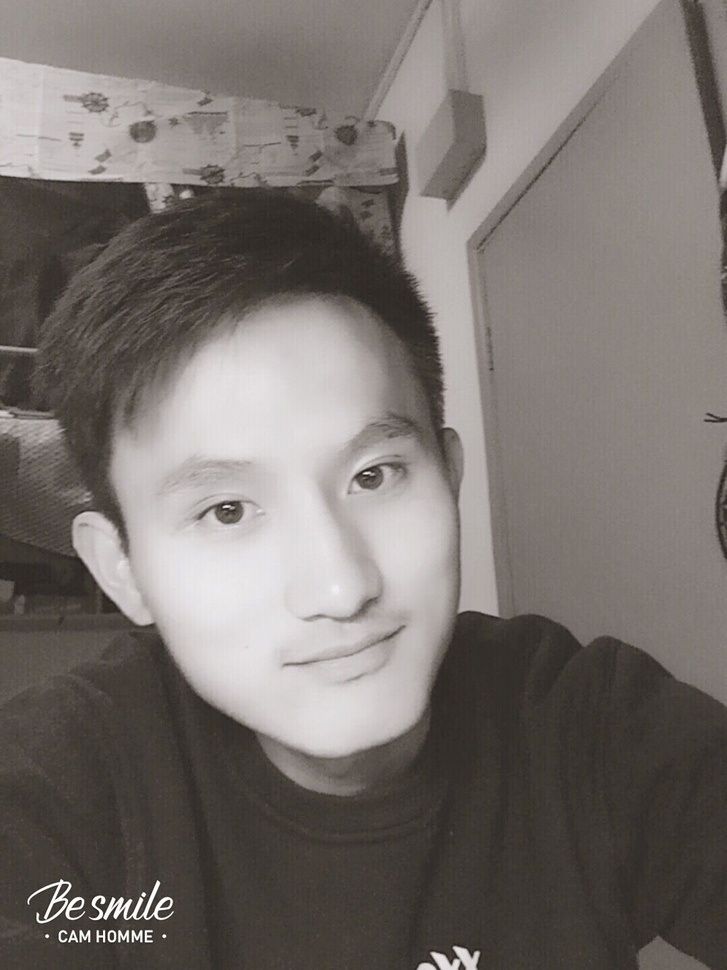
#> input picture src/homework/me.jpg, 727 x 970 px, shrunk from 1080 x 1440 before the run
$ python MyTest.py
#> lines starting #> are read from the running program, lines starting #| are printed output that depends on the picture
import numpy as np
import cv2
from matplotlib import pyplot as plt

imgpath = 'me.jpg'
img = cv2.imread(imgpath)
#> img is the input picture: shape (970, 727, 3); mean B, G, R 108.9, 113, 119.2

# 预先绘制图片
fig = plt.figure()
plt.subplot(121), plt.imshow(cv2.cvtColor(img, cv2.COLOR_BGR2RGB))
plt.subplot(122), plt.imshow(cv2.cvtColor(img, cv2.COLOR_BGR2RGB))
plt.colorbar()
plt.show()
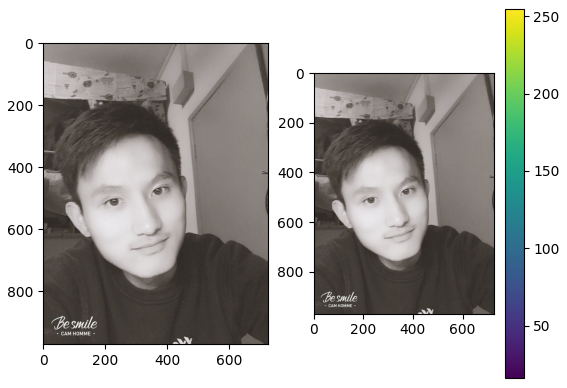
#> figure drawn by matplotlib, 3 panels


def OnClick(event):
    # 获取当鼠标"按下"的时候，鼠标的位置
    global Coords1x, Coords1y
    if event.button == 1:
        Coords1x = int(event.xdata)
        Coords1y = int(event.ydata)
        # print("1x1y" + str(Coords1x) + str(Coords1y))


def OnMouseMotion(event):
    # 获取当鼠标"移动"的时候，鼠标的位置
    global Coords2x, Coords2y
    if event.button == 1:
        Coords2x = int(event.xdata)
        Coords2y = int(event.ydata)
        # print("2x2y" + str(Coords2x) + str(Coords2y))


def OnMouseRelease(event):
    if event.button == 1:
        fig = plt.gca()
        img = cv2.imread(imgpath)
        # 创建一个与所加载图像同形状的Mask
        mask = np.zeros(img.shape[:2], np.uint8)

        # 算法内部使用的数组,你必须创建两个np.float64 类型的0数组,大小是(1, 65)
        bgdModel = np.zeros((1, 65), np.float64)
        fgdModel = np.zeros((1, 65), np.float64)

        # 计算人工前景的矩形区域(rect.x,rect.y,rect.width,rect.height)
        rect = (Coords1x, Coords1y, Coords2x - Coords1x, Coords2y - Coords1y)
        print(rect)
        iterCount = 5
        cv2.grabCut(img, mask, rect, bgdModel, fgdModel, iterCount, cv2.GC_INIT_WITH_RECT)

        mask2 = np.where((mask == 2) | (mask == 0), 0, 1).astype('uint8')
        img = img * mask2[:, :, np.newaxis]
        plt.subplot(121), plt.imshow(cv2.cvtColor(img, cv2.COLOR_BGR2RGB))
        plt.subplot(122), plt.imshow(
            cv2.cvtColor(cv2.imread(imgpath), cv2.COLOR_BGR2RGB))
        fig.figure.canvas.draw()


# 连接鼠标点击事件
fig.canvas.mpl_connect('button_press_event', OnClick)
# 连接鼠标移动事件
fig.canvas.mpl_connect('motion_notify_event', OnMouseMotion)
fig.canvas.mpl_connect('button_release_event', OnMouseRelease)

$ run again, with src/homework/qi.jpg copied over src/homework/me.jpg
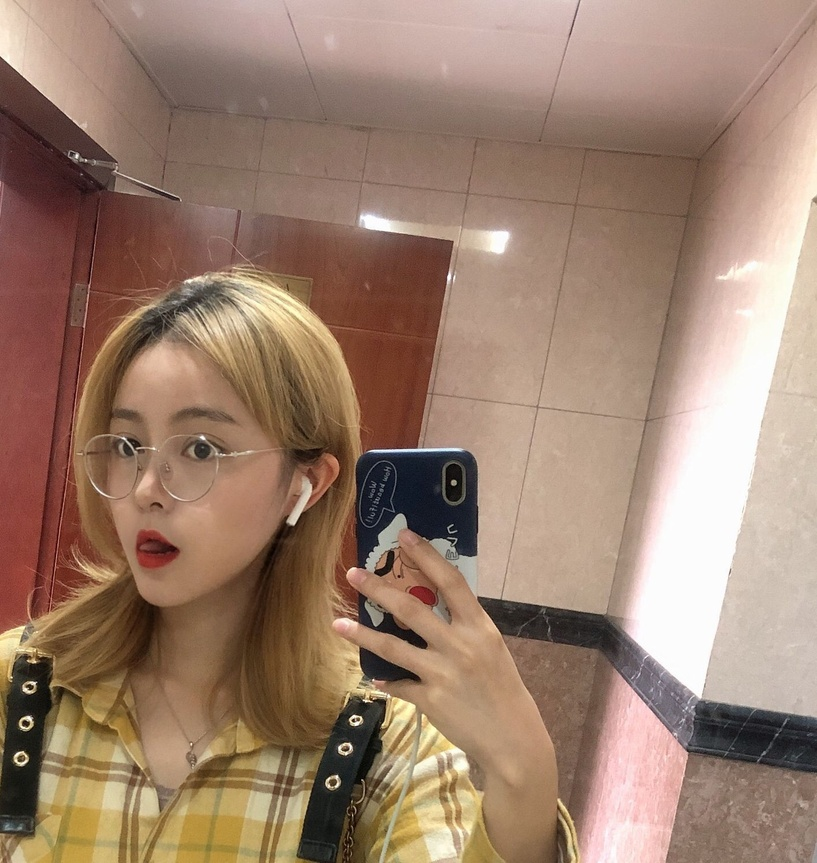
#> input picture src/homework/qi.jpg, 817 x 863 px, shrunk from 1415 x 1495 before the run
#> img is the input picture: shape (863, 817, 3); mean B, G, R 110, 128.4, 156.4
#> `plt.show()`:
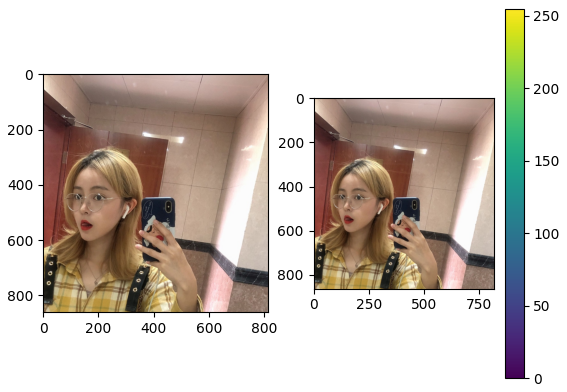
#> figure drawn by matplotlib, 3 panels
